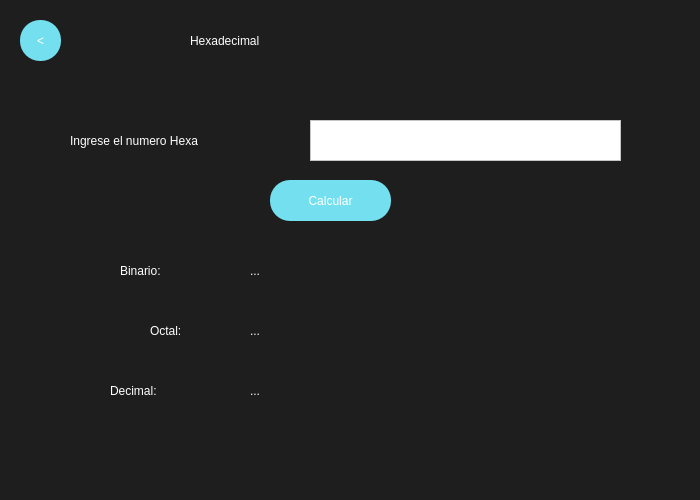
<?xml version="1.0" encoding="UTF-8"?>
<ui version="4.0">
 <class>MainWindow</class>
 <widget class="QMainWindow" name="MainWindow">
  <property name="geometry">
   <rect>
    <x>0</x>
    <y>0</y>
    <width>700</width>
    <height>500</height>
   </rect>
  </property>
  <property name="minimumSize">
   <size>
    <width>700</width>
    <height>500</height>
   </size>
  </property>
  <property name="maximumSize">
   <size>
    <width>700</width>
    <height>500</height>
   </size>
  </property>
  <property name="windowTitle">
   <string>MainWindow</string>
  </property>
  <property name="styleSheet">
   <string notr="true">QWidget{
background-color:#1E1E1E;
}

QPushButton{
background-color:#74E0Ef;
color:white;
font: 30pt &quot;Impact&quot;;
border-radius:25px;
}

QPushButton:hover{
background-color:#7A63FF;
color:#74E0Ef;
font: 30pt &quot;Impact&quot;;
border-radius:30px;
}

</string>
  </property>
  <widget class="QWidget" name="centralwidget">
   <widget class="QLabel" name="label">
    <property name="geometry">
     <rect>
      <x>190</x>
      <y>10</y>
      <width>361</width>
      <height>61</height>
     </rect>
    </property>
    <property name="styleSheet">
     <string notr="true">color:white;
font: 50pt &quot;Impact&quot;;
</string>
    </property>
    <property name="text">
     <string>Hexadecimal</string>
    </property>
   </widget>
   <widget class="QLabel" name="label_2">
    <property name="geometry">
     <rect>
      <x>70</x>
      <y>120</y>
      <width>231</width>
      <height>41</height>
     </rect>
    </property>
    <property name="styleSheet">
     <string notr="true">color: rgb(255, 255, 255);
font: 15pt &quot;Arial&quot;;</string>
    </property>
    <property name="text">
     <string>Ingrese el numero Hexa</string>
    </property>
   </widget>
   <widget class="QPushButton" name="HexaCalculateButton">
    <property name="geometry">
     <rect>
      <x>270</x>
      <y>180</y>
      <width>121</width>
      <height>41</height>
     </rect>
    </property>
    <property name="styleSheet">
     <string notr="true">font: 20pt &quot;impact&quot;;
border-radius:20px;</string>
    </property>
    <property name="text">
     <string>Calcular</string>
    </property>
   </widget>
   <widget class="QLabel" name="label_5">
    <property name="geometry">
     <rect>
      <x>110</x>
      <y>370</y>
      <width>131</width>
      <height>41</height>
     </rect>
    </property>
    <property name="styleSheet">
     <string notr="true">color: rgb(255, 255, 255);
font: 25pt &quot;Arial&quot;;</string>
    </property>
    <property name="text">
     <string>Decimal:</string>
    </property>
   </widget>
   <widget class="QLabel" name="label_6">
    <property name="geometry">
     <rect>
      <x>150</x>
      <y>310</y>
      <width>91</width>
      <height>41</height>
     </rect>
    </property>
    <property name="styleSheet">
     <string notr="true">color: rgb(255, 255, 255);
font: 25pt &quot;Arial&quot;;</string>
    </property>
    <property name="text">
     <string>Octal:</string>
    </property>
   </widget>
   <widget class="QLabel" name="label_7">
    <property name="geometry">
     <rect>
      <x>120</x>
      <y>250</y>
      <width>121</width>
      <height>41</height>
     </rect>
    </property>
    <property name="styleSheet">
     <string notr="true">color: rgb(255, 255, 255);
font: 25pt &quot;Arial&quot;;</string>
    </property>
    <property name="text">
     <string>Binario:</string>
    </property>
   </widget>
   <widget class="QLabel" name="ResultBinary">
    <property name="geometry">
     <rect>
      <x>250</x>
      <y>250</y>
      <width>431</width>
      <height>41</height>
     </rect>
    </property>
    <property name="styleSheet">
     <string notr="true">color: rgb(255, 255, 255);
font: 25pt &quot;Arial&quot;;</string>
    </property>
    <property name="text">
     <string>...</string>
    </property>
   </widget>
   <widget class="QLabel" name="ResultOctal">
    <property name="geometry">
     <rect>
      <x>250</x>
      <y>310</y>
      <width>431</width>
      <height>41</height>
     </rect>
    </property>
    <property name="styleSheet">
     <string notr="true">color: rgb(255, 255, 255);
font: 25pt &quot;Arial&quot;;</string>
    </property>
    <property name="text">
     <string>...</string>
    </property>
   </widget>
   <widget class="QLabel" name="ResultDecimal">
    <property name="geometry">
     <rect>
      <x>250</x>
      <y>370</y>
      <width>431</width>
      <height>41</height>
     </rect>
    </property>
    <property name="styleSheet">
     <string notr="true">color: rgb(255, 255, 255);
font: 25pt &quot;Arial&quot;;</string>
    </property>
    <property name="text">
     <string>...</string>
    </property>
   </widget>
   <widget class="QPushButton" name="HexadecimalBackButton">
    <property name="geometry">
     <rect>
      <x>20</x>
      <y>20</y>
      <width>41</width>
      <height>41</height>
     </rect>
    </property>
    <property name="styleSheet">
     <string notr="true">font: 20pt &quot;impact&quot;;
border-radius:20px;</string>
    </property>
    <property name="text">
     <string>&lt;</string>
    </property>
   </widget>
   <widget class="QTextEdit" name="HexaEntry">
    <property name="geometry">
     <rect>
      <x>310</x>
      <y>120</y>
      <width>311</width>
      <height>41</height>
     </rect>
    </property>
    <property name="styleSheet">
     <string notr="true">background-color: rgb(255, 255, 255);</string>
    </property>
   </widget>
  </widget>
 </widget>
 <resources/>
 <connections/>
</ui>
